Frame 1 (no input): blank canvas, image omitted
Frame 60 (the mouse pressed at the canvas centre just before this capture): blank canvas, image omitted
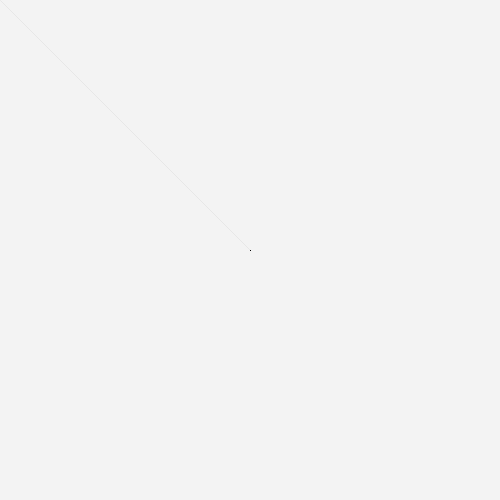
Frame 120 (the mouse held since frame 60 and released just before this capture)

The Processing sketch whose frames 1 and 60 were blank and that drew this single picture after the mouse press (run headless with seeded random() and noise(); from frame 60 on, the mouse is pressed at the canvas centre):

// Processing sketch: mousePosition
// ── mousePosition.pde
void setup(){
  size(500, 500);
}

void draw(){
  noStroke();
  fill(255, 10);
  rect(0,0, width, height);
  
  
  if(mousePressed){
    stroke(0);    
  }
  line(pmouseX, pmouseY, mouseX, mouseY);
}
